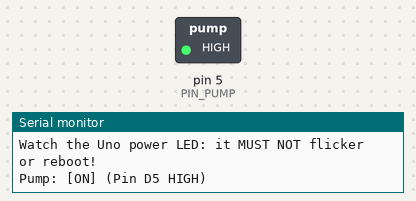
This sketch was run on a simulated Arduino Uno, built with avr-gcc and run on an emulated ATmega328P. Shown: switched loads named in the sketch (green lamp = pin HIGH), the last lines printed to the serial monitor.

Above: at 1.5 s.
At 4.5 s:
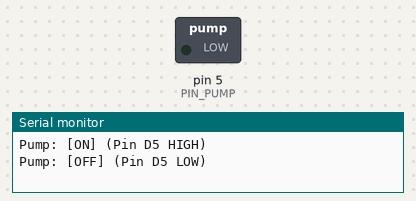
Timing chart, 0 to 7.8 s (numbered marks = the images above):
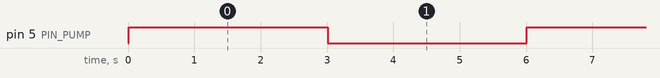

The sketch:

step7_pump_mosfet_test.ino
```cpp
/*
 * PureRoute v2 Hardware Bring-Up - Step 7: Pump & MOSFET Driver Test
 * Hardware:
 *   Uno Pin D5 -> MOSFET IN (with 10 kΩ pull-down from D5 to GND).
 *   MOSFET VIN+ / VIN- -> Dedicated 5V 2A supply (with 470-1000 µF capacitor).
 *   MOSFET OUT+ / OUT- -> Pump (with 1N5819 / 1N4007 flyback diode across pump).
 *   Shared ground between Pump 5V supply and Uno GND.
 * Pass when: Pump turns ON for 3s, OFF for 3s without causing Uno brownout or USB disconnect.
 */

const byte PIN_PUMP = 5;

void setup() {
  pinMode(PIN_PUMP, OUTPUT);
  digitalWrite(PIN_PUMP, LOW); // Stay OFF during boot

  Serial.begin(115200);
  Serial.println(F("=== PUREROUTE V2 BRING-UP: STEP 7 PUMP & MOSFET TEST ==="));
  Serial.println(F("Testing 3-second ON / 3-second OFF cycling."));
  Serial.println(F("Watch the Uno power LED: it MUST NOT flicker or reboot!"));
}

void loop() {
  Serial.println(F("Pump: [ON] (Pin D5 HIGH)"));
  digitalWrite(PIN_PUMP, HIGH);
  delay(3000);

  Serial.println(F("Pump: [OFF] (Pin D5 LOW)"));
  digitalWrite(PIN_PUMP, LOW);
  delay(3000);
}
```

Measured:
- by itself, pin 5 (PIN_PUMP): alternates HIGH for 3.0 s and LOW for 3.0 s
